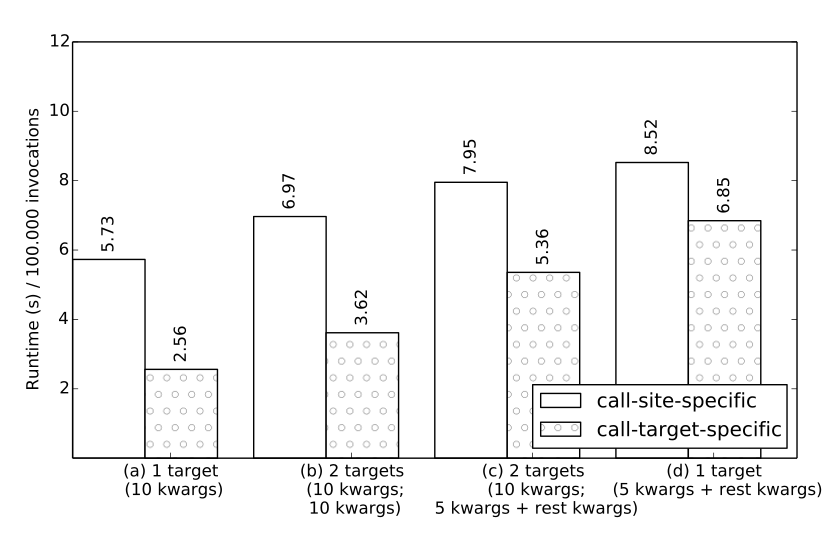

Recreate this plot in Python.
import numpy as np
import matplotlib.pyplot as plt

N = 4


ind = np.arange(N) # the x locations for the groups
width = 0.4       # the width of the bars

fig, ax = plt.subplots()

ax.set_ylim(0,11) # outliers only
#ax2.set_ylim(0,35) # most of the data

#ax.spines['bottom'].set_visible(False)
#ax2.spines['top'].set_visible(False)
ax.xaxis.tick_top()
#ax.tick_params(labeltop='off') # don't put tick labels at the top
ax.xaxis.tick_bottom()
fig.subplots_adjust(hspace=0.1)

# call-site-specific
noneV = (5.729, 6.966, 7.953, 8.524)
rectsNone = ax.bar(ind, noneV, width, color='w', hatch=' ')
#ax2.bar(ind, noneV, width, color='w')

# call-target-specific uncached
classCached = (2.560, 3.616, 5.357, 6.846)
rectsClassCached = ax.bar(ind+width, classCached, width, color='w', hatch='o')
#ax2.bar(ind+width, classCached, width, color='w', hatch='/')

# call-target-specific cached
#classUncached = (2.634, 3.358, 5.583, 6.838)
#rectsClassUncached = ax.bar(ind+2*width, classUncached, width, color='w', hatch='o')
#ax2.bar(ind+2*width, classUncached, width, color='w', hatch='o')



# add some text for labels, title and axes ticks
#ax2.set_ylabel('Runtime (ms)')
#ax.set_title('Average rendering runtime per frame')
ax.set_ylabel('Runtime (s) / 100.000 invocations')
ax.set_xticks(ind+width+0.14)
ax.set_xticklabels( ('(a) 1 target \n (10 kwargs)', '(b) 2 targets \n (10 kwargs; \n 10 kwargs)', '(c) 2 targets \n (10 kwargs; \n 5 kwargs + rest kwargs)', '(d) 1 target \n (5 kwargs + rest kwargs)') )
#ax2.set_yticks(ax2.get_yticks()[:-1])
ax.set_yticks(ax.get_yticks()[1:])

ax.legend( (rectsNone[0], rectsClassCached[0]), ('call-site-specific', 'call-target-specific') , loc=4)

def autolabel(rects):
    # attach some text labels
    for rect in rects:
        height = rect.get_height()
        if height == 0:
            ax.text(rect.get_x()+rect.get_width()/2., height+2, 'n/a',
                ha='center', va='bottom', rotation='vertical')       
        else:
            ax.text(rect.get_x()+rect.get_width()/2., height+0.2, '%.2f'%float(height),
                    ha='center', va='bottom', rotation='vertical')

autolabel(rectsNone)
autolabel(rectsClassCached)




plt.show()
